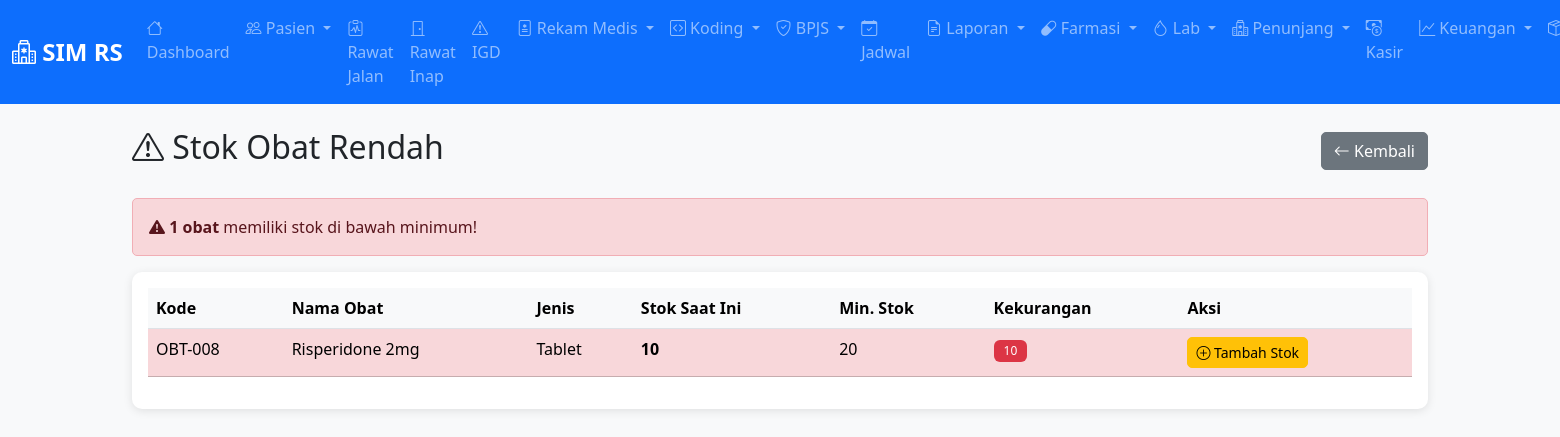
/farmasi/stok-rendah (signed in), run on the app's committed database.
### app/models.py (models this page shows, shortened)
class Obat(db.Model):
    __tablename__ = 'obat'
    id = db.Column(db.Integer, primary_key=True)
    nama = db.Column(db.String(150), nullable=False)
    kode = db.Column(db.String(20), unique=True)
    jenis = db.Column(db.String(50))  # tablet, kapsul, sirup, injeksi, dll
    dosis = db.Column(db.String(50))
    satuan = db.Column(db.String(20))  # mg, ml, tablet
    stok = db.Column(db.Integer, default=0)
    stok_minimum = db.Column(db.Integer, default=10)
    harga = db.Column(db.Numeric(12, 2), default=0)
    aktif = db.Column(db.Boolean, default=True)

### app/routes/farmasi.py (the view)
@farmasi_bp.route('/stok-rendah')
@login_required
def stok_rendah():
    obat_list = Obat.query.filter(
        Obat.stok <= Obat.stok_minimum,
        Obat.aktif == True
    ).order_by(Obat.stok).all()
    return render_template('farmasi/stok_rendah.html', obat_list=obat_list)

### app/models.py (called while the page is built)
@login_manager.user_loader
def load_user(user_id):
    return User.query.get(int(user_id))

### app/templates/farmasi/stok_rendah.html (shortened to what this page needs)
{% extends "layouts/base.html" %}
{% block content %}
<div class="d-flex justify-content-between align-items-center mb-4">
    <h2><i class="bi bi-exclamation-triangle"></i> Stok Obat Rendah</h2>
    <a href="{{ url_for('farmasi.obat') }}" class="btn btn-secondary">
        <i class="bi bi-arrow-left"></i> Kembali
    </a>
</div>
{% if obat_list %}
<div class="alert alert-danger">
    <i class="bi bi-exclamation-triangle-fill"></i>
    <strong>{{ obat_list|length }} obat</strong> memiliki stok di bawah minimum!
</div>
<div class="card">
    <div class="card-body">
        <div class="table-responsive">
            <table class="table table-hover">
                <thead>
                    <tr>
                        <th>Kode</th>
                        <th>Nama Obat</th>
                        <th>Jenis</th>
                        <th>Stok Saat Ini</th>
                        <th>Min. Stok</th>
                        <th>Kekurangan</th>
                        <th>Aksi</th>
                    </tr>
                </thead>
                <tbody>
                    {% for obat in obat_list %}
                    <tr class="table-danger">
                        <td>{{ obat.kode or '-' }}</td>
                        <td>{{ obat.nama }}</td>
                        <td>{{ obat.jenis or '-' }}</td>
                        <td><strong>{{ obat.stok }}</strong></td>
                        <td>{{ obat.stok_minimum }}</td>
                        <td><span class="badge bg-danger">{{ obat.stok_minimum - obat.stok }}</span></td>
                        <td>
                            <a href="{{ url_for('farmasi.obat_edit', id=obat.id) }}" class="btn btn-sm btn-warning">
                                <i class="bi bi-plus-circle"></i> Tambah Stok
                            </a>
                        </td>
                    </tr>
                    {% endfor %}
                </tbody>
            </table>
        </div>
    </div>
</div>
{% else %}
<div class="alert alert-success">
    <i class="bi bi-check-circle"></i> Semua stok obat dalam kondisi aman!
</div>
{% endif %}
{% endblock %}

### app/static/css/style.css (style rules this page uses)
:root { --primary-color: #0d6efd; --secondary-color: #6c757d; }
body { font-family: 'Segoe UI', Tahoma, Geneva, Verdana, sans-serif; background-color: #f8f9fa; }
.card { border: none; border-radius: 10px; box-shadow: 0 2px 10px rgba(0, 0, 0, 0.1); }
.table th { background-color: #f8f9fa; font-weight: 600; border-top: none; }
.btn { border-radius: 5px; }
.alert { border-radius: 5px; }
.badge { padding: 5px 10px; font-weight: 500; }

### data on the page
Obat: kode "OBT-008", nama "Risperidone 2mg", jenis "Tablet", stok "10", stok_minimum "20", obat.stok_minimum-obat.stok "10"

### other printed values
{{ obat_list|length }} "1"
